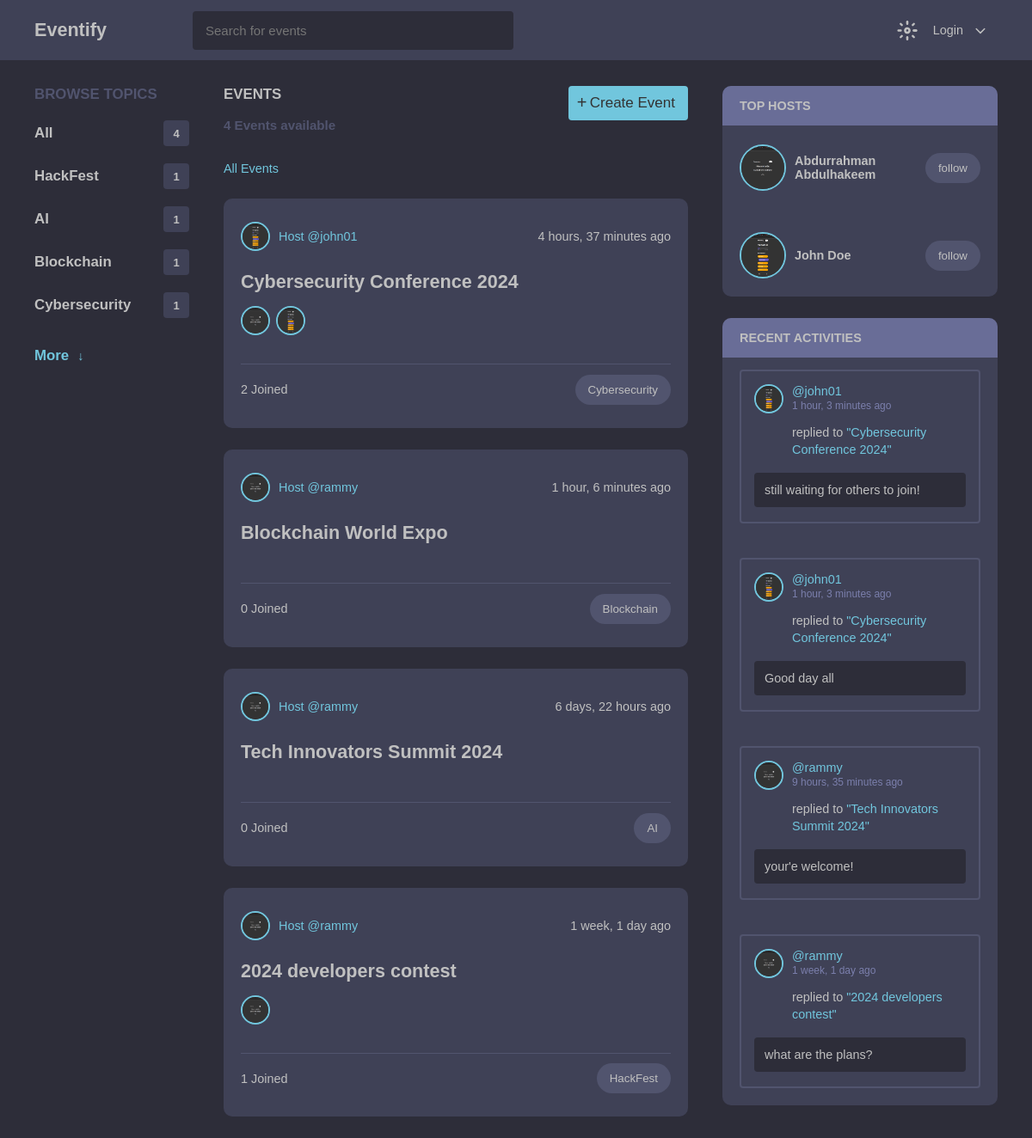
/home/, run on the app's committed database.
### event/models.py (models this page shows, shortened)
class Topic(models.Model):
    name = models.CharField(max_length=200)

class Event(models.Model):
    user = models.ForeignKey(User, on_delete=models.CASCADE)
    topic = models.ForeignKey(Topic, on_delete=models.CASCADE)
    name = models.CharField(max_length=200)
    description = models.TextField(blank=True, null=True)
    members = models.ManyToManyField(User, related_name='members', blank=True)
    created = models.DateTimeField(auto_now_add=True)
    updated = models.DateTimeField(auto_now=True)
    class Meta:
        ordering = ['-updated', '-created']
    def get_absolute_url(self):
        return reverse('event-detail', kwargs={'id': self.id})
    def __str__(self):
        return self.name

class User(AbstractUser):
    username = models.CharField(max_length=200, unique=True)
    full_name = models.CharField(max_length=200)
    email = models.EmailField(unique=True)
    bio = models.TextField(null=True, blank=True)
    image = models.FileField(null=True, default="empty_logo.png")
    followers = models.ManyToManyField('self', symmetrical=False, blank=True)
    following = models.ManyToManyField('self', related_name='user_following', symmetrical=False, blank=True)
    USERNAME_FIELD = 'email'
    REQUIRED_FIELDS = []
    def __str__(self):
        return self.username or self.full_name.split()[0]
    def get_absolute_url(self):
        return reverse('profile', kwargs={'username': self.username, 'id': self.id})

class Message(models.Model):
    user = models.ForeignKey(User, on_delete=models.CASCADE)
    event = models.ForeignKey(Event, on_delete=models.CASCADE)
    body = models.TextField(null=True, blank=True)
    created = models.DateTimeField(auto_now_add=True)
    updated = models.DateTimeField(auto_now=True)
    class Meta:
        ordering = ['-created']

### event/views.py (the view)
# urls.py: path('home/', home, name='home'),
def home(request, *args, **kwargs):
    q = request.GET.get('q') if request.GET.get('q') else ''
    event_qs = Event.objects.filter(Q(topic__name__icontains=q) |
                                    Q(name__icontains=q) |
                                    Q(description__icontains=q)
                                    )
    msg_qs = Message.objects.filter(Q(event__name__icontains=q) |
                                    Q(event__topic__name__icontains=q) |
                                    Q(event__description__icontains=q)
                                    )
    topic_qs = Topic.objects.all().annotate(event_count=Count('event')).order_by('-event_count')[:5]
    top_hosts = User.objects.all().annotate(event_count=Count('event')).order_by('-event_count')[:5]
    event_count = event_qs.count()
    context = {
        "events" : event_qs,
        "topics" : topic_qs,
        "msgs" : msg_qs,
        "event_count" : event_count,
        "top_hosts": top_hosts,
    }
    return render(request, "event/home.html", context)

### event/templates/event/home.html (shortened to what this page needs)
{% extends "base.html" %}
{% load static %}
{% block content %}
<main class="grid__container">
  <div class="container grid__box">
    <section class="browse__events">
     {% include "event/topics_component.html" %}
      <span class="flex event justify__start">
        <h3><a href="{% url 'topics' %}" class="p__link">More</a></h3>
        <p><a href="" class="p__link">&DownArrow;</a></p>
      </span>
    </section>
    <section class="events__section">
      <div class="flex align__up">
        <div>
          <h3>EVENTS</h3>
          {% if event_count > 0 %}
          <p class="p__color">{{event_count }} Events available</p>
          {% else %}
          <p class="p__color">No Event available</p>
          {% endif %}
        </div>
        <div class="event__btn flex justify__start">
          <span class="plus">&plus;</span>
          <a href="{% url 'create-event' %}" class="btn">Create Event</a>
        </div>
      </div>
      <p ><a href="{% url 'home' %}" class="p__link">All Events</a> </p>
    {% include "event/event_component.html" %}
    </section>
    <section class="activities">
      <div class="hosts">
        <h3>TOP HOSTS</h3>
        {% for host in top_hosts %}
        {% if host.event_count > 0 %}
        <div class="flex host__content">
          <a href="{{ host.get_absolute_url }}" class="flex justify__start">
            <img
              class="md"
              src="http://127.0.0.1:8000/media/{{host.image}}"
              alt=""
            />
            <h4>{{ host.full_name }}</h4>
          </a>
          {% if request.user != host %}
          {% if request.user in host.followers.all %}
          <a href="{% url 'unfollow-user' host.id %}"><button class="btn-secondary">following</button></a>
          {% else %}
          <a href="{% url 'follow-user' host.id %}"><button class="btn-secondary">follow</button></a>
          {% endif %}
          {% endif %}
        </div>
        {% endif %}
        {% endfor %}
      </div>
      {% if msgs %}
      <div class="hosts">
        <h3>RECENT ACTIVITIES</h3>
      {% include "event/activities_component.html" %}
      </div>
      {% endif %}
    </section>
  </div>
</main>
{% endblock %}

### templates/base.html (shortened to what this page needs)
{% load static %}
<!DOCTYPE html>
<html lang="en">
<head>
    <link rel="stylesheet" href="{% static 'css/style.css' %}" />
</head>
<body>
    {% include "navbar.html" %}
    {% block content %}
    {% endblock %}
</body>
</html>

### templates/navbar.html (shortened to what this page needs)
{% load static %}
<header>
  <div class="container flex">
    <div class="logo flex">
      <h2><a href="{%url 'home' %}"> Eventify</a></h2>
      <form class="search__bar" action="{%url 'home' %}">
        <input
          type="text"
          name="q"
          id="search"
          placeholder="Search for events"
        />
      </form>
    </div>
    <div class="user__login flex justify__start">
      <img
        id="toggleTheme"
        role="button"
        src="{% static 'images/light-theme-icon.svg' %}"
        class="theme"
        alt=""
      />
      <span class="auth">
        {% if request.user.is_authenticated %}
        <a href="profile.html" class="flex" id="show-drop-down">
          <span>{{request.user.username}}</span
          ><img
            src="{% static 'images/arrow-down-dk.svg' %}"
            class="theme"
            alt=""
            id="dark-arrow"
        /></a>
        <ul class="inner__list">
          <li><a href="{% url 'settings' %}">Settings</a></li>
          <li><a href="{{ request.user.get_absolute_url }}">Profile</a></li>
          <li><a href="{% url 'logout' %}">Logout</a></li>
        </ul>
        {% else %}
        <a href="{% url 'login' %}" class="flex" id="show-drop-down">
          <span>Login</span>
          <img
            src="{% static 'images/arrow-down-dk.svg' %}"
            class="theme"
            alt=""
            id="dark-arrow"
          />
        </a>
        {% endif %}
      </span>
    </div>
  </div>
</header>

### event/templates/event/topics_component.html
 <h3 class="topics__title">BROWSE TOPICS</h3>
      <span class="flex event">
        <h3><a href="{% url 'home' %}">All</a></h3>
        <h3 class="event__number">{{ topics.count }}</h3>
      </span>
      {% for topic in topics %}
      <span class="flex event">
        <h3>
          <a href="{% url 'home' %}?q={{topic.name}}"> {{ topic.name}} </a>
        </h3>
        <h3 class="event__number">{{topic.event_count}}</h3>
      </span>
      {% endfor %}

### event/templates/event/event_component.html (shortened to what this page needs)
{% for event in events %}
<div class="event__card">
  <div>
    <span class="flex">
      <a href="{{ event.user.get_absolute_url }}" class="flex justify__start">
        <img
          class="sm"
          src="http://127.0.0.1:8000/media/{{event.user.image}}"
          alt=""
        />
        <p class="p__link">Host @{{event.user}}</p>
      </a>
      <div class="flex justify__start">
        <span>{{event.created | timesince }} ago</span>
      </div>
    </span>
  </div>
  <div class="title__section">
    <h2 class="event__title">
      <a href="{{ event.get_absolute_url }}"> {{ event.name}} </a>
    </h2>
    <span class="gap">
      {% for member in event.members.all|slice:":5" %}
      <a href="{% url 'profile' member.username member.id %}"><img class="sm" src="http://127.0.0.1:8000/media/{{member.image}}" alt="" /></a>
      {% endfor %}
    </span>
  </div>
  <div class="flex info">
    <p>{{ event.members.count }} Joined</p>
    <button class="btn-secondary">{{ event.topic.name}}</button>
  </div>
</div>
{% endfor %}

### event/templates/event/activities_component.html (shortened to what this page needs)
{% for msg in msgs %}
<div class="content__container">
  <div class="flex justify__start align__up host__content">
    <img
      class="sm"
      src="http://127.0.0.1:8000/media/{{msg.user.image}}"
      alt=""
    />
    <span>
      <a href="{{msg.user.get_absolute_url}}" class="p__link"> @{{msg.user}} </a><br />
      <small class="light__color"
        >{{msg.created | timesince }} ago</small
      >
      <p>
        replied to
        <a href="{% url 'event-detail' msg.event.id %}" class="p__link">
          "{{msg.event}}"</a
        >
      </p>
    </span>
  </div>
  <div class="detail">{{msg.body | truncatechars:50}}</div>
</div>
{% endfor %}

### static/css/style.css (style rules this page uses)
body.dark-mode { --primary-color: #2d2d39; --secondary-color: #3f4156; --button-color: #71c6dd; --text-color: #c0c0c0; --border-color: #51546e; --btn-text: #333; --other-color: #50c878; }
body { background-color: var(--primary-color); font-family: Arial, Helvetica, sans-serif; padding: 0; margin: 0; box-sizing: border-box; color: var(--text-color); }
html { scroll-behavior: smooth; font-size: 90%; }
h1, h2, h3 { margin: 0; }
a { text-decoration: none; color: var(--text-color); }
a:hover, .p__link { color: var(--button-color); }
p { line-height: 1.4em; color: var(--text-color); }
img, .sm { height: 30px; width: 30px; background-size: cover; border-radius: 50%; border: 2px solid var(--button-color); }
img.md { height: 50px; width: 50px; }
.user__login img { height: 40px; width: 40px; border: none; }
img.theme { border: none; height: 23px; cursor: pointer; transition: 0.3s; }
.container { max-width: 1200px; margin: auto; padding: 0px 40px; }
.flex { display: flex; justify-content: space-between; align-items: center; }
.logo.flex { gap: 100px; }
.btn { all: unset; background-color: var(--button-color); padding: 10px 15px; border-radius: 4px; color: var(--btn-text); font-size: 17px; cursor: pointer; }
.btn-secondary { background-color: var(--border-color); color: var(--text-color); border: none; padding: 10px 15px; border-radius: 20px; cursor: pointer; }
.event__btn { position: relative; }
.info { margin-top: 5px; }
.flex.align__up { align-items: start; }
.flex.event { margin: 20px 0px; }
.justify__start { justify-content: start; gap: 10px; }
.browse__events .topics__title, .topics__title, .events__section .p__color { color: var(--border-color); }
.light__color, .inner__list a:hover { color: #7b7fac; }
.p__color { font-weight: 600; font-size: 1.05em; }
header { background-color: var(--secondary-color); margin-bottom: 30px; height: 70px; }
header .container { height: 100%; }
.search__bar input, .message__input input, .form__field input, .form__field textarea { background-color: var(--primary-color); border: none; padding: 14px 15px; border-radius: 4px; width: 150%; outline: none; color: var(--text-color); font-size: 15px; }
.auth { position: relative; }
.event__number { background-color: var(--secondary-color); height: 30px; width: 30px; border-radius: 4px; display: flex; align-items: center; justify-content: center; font-weight: 600; font-size: small; }
.plus { font-size: 20px; position: absolute; text-align: center; top: 8px; padding: 0px 10px; color: var(--btn-text); }
.event__btn .btn { padding-left: 25px; }
.grid__box { display: grid; grid-template-columns: 1fr 3fr 1fr; gap: 40px; }
.event__card { background-color: var(--secondary-color); padding: 20px; border-radius: 10px; margin: 25px 0px; }
.event__title { margin: 15px 0px; font-weight: 600; }
.title__section { padding-bottom: 30px; border-bottom: 1px solid var(--border-color); }
.gap a { margin-right: 3px; }
.hosts { background-color: var(--secondary-color); padding: 20px; border-radius: 10px; margin-bottom: 25px; position: relative; min-width: 280px; }
.hosts button { cursor: pointer; }
.hosts h3:first-child { background-color: #696d97; position: absolute; left: 0; right: 0; top: 0; padding: 15px 20px; font-size: 1em; border-radius: 10px 10px 0px 0px; }
.host__content { margin-top: 40px; font-size: 1em; }
.content__container { margin-top: 40px; border: 2px solid var(--border-color); padding: 15px; border-radius: 4px; }
.content__container .host__content { margin-top: 0; }
.hosts .detail { background-color: var(--primary-color); padding: 12px; border-radius: 4px; margin: 2px 0px; }

### data on the page
Topic: name "HackFest", event_count "1"
Topic: name "AI", event_count "1"
Topic: name "Blockchain", event_count "1"
Topic: name "Cybersecurity", event_count "1"
Event: user.image (picture), user "john01", created "4 hours, 37 minutes", name "Cybersecurity Conference 2024", members.count "2", topic.name "Cybersecurity"
User: image (picture), full_name "Abdurrahman Abdulhakeem", shows "follow"
User: image (picture), full_name "John Doe", shows "follow"
Event: user.image (picture), user "rammy", created "1 hour, 6 minutes", name "Blockchain World Expo", members.count "0", topic.name "Blockchain"
Event: user.image (picture), user "rammy", created "6 days, 22 hours", name "Tech Innovators Summit 2024", members.count "0", topic.name "AI"
Event: user.image (picture), user "rammy", created "1 week, 1 day", name "2024 developers contest", members.count "1", topic.name "HackFest"
Message: user.image (picture), user "john01", created "1 hour, 3 minutes", event "Cybersecurity Conference 2024", body "still waiting for others to join!"
Message: user.image (picture), user "john01", created "1 hour, 3 minutes", event "Cybersecurity Conference 2024", body "Good day all"
Message: user.image (picture), user "rammy", created "9 hours, 35 minutes", event "Tech Innovators Summit 2024", body "your'e welcome!"
Message: user.image (picture), user "rammy", created "1 week, 1 day", event "2024 developers contest", body "what are the plans?"

### other printed values
{{ topics.count }} "4"
{{ event_count }} "4"
